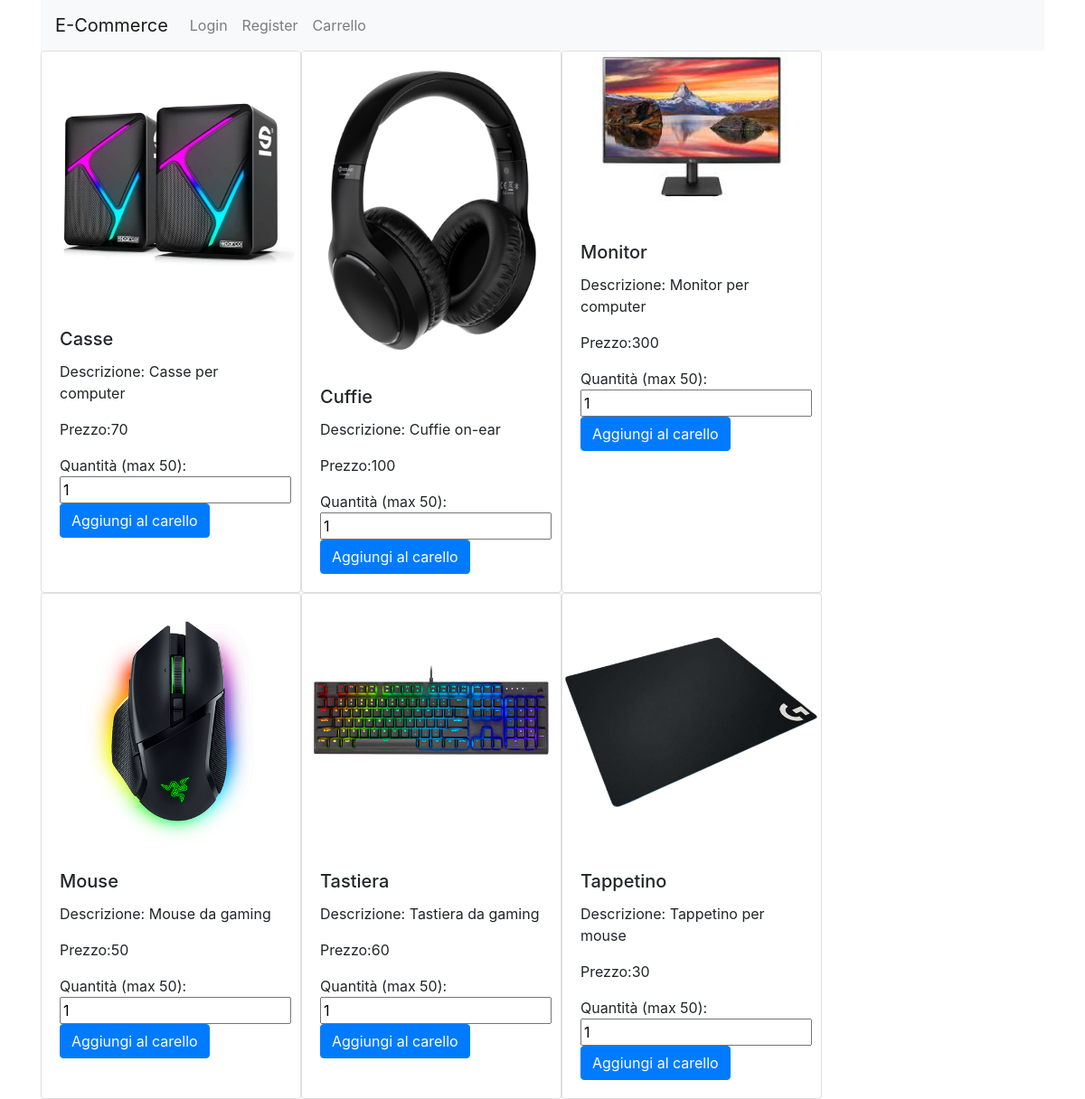
Before: / with the older database file.
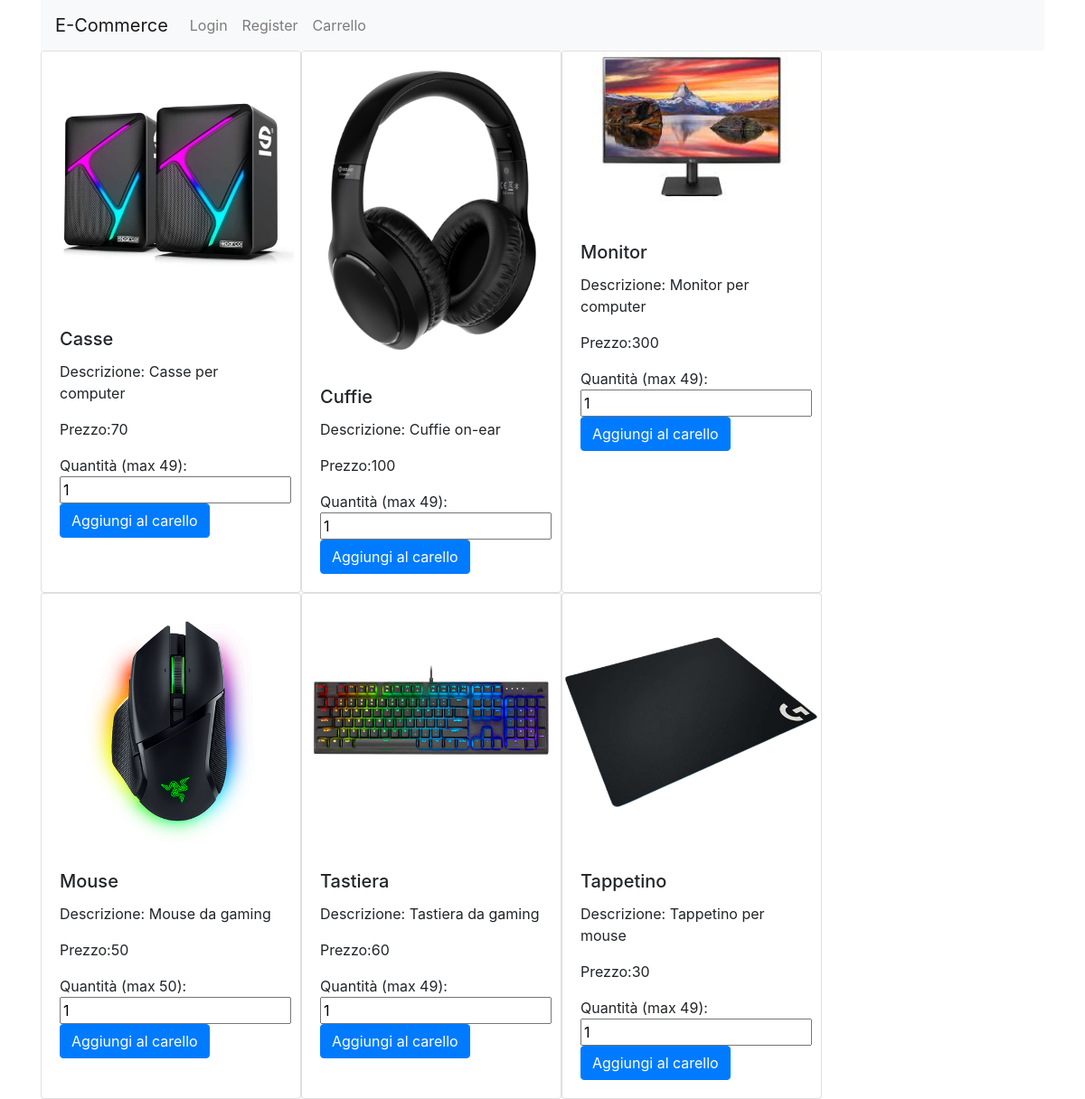
After: the same page with the newer database file.
### tables this page shows
CREATE TABLE `prodotto` (
  `ID` int(11) NOT NULL,
  `Nome` varchar(32) NOT NULL,
  `Descrizione` varchar(32) NOT NULL,
  `Quantita` int(11) NOT NULL,
  `Prezzo` int(11) NOT NULL,
  `DataAggiunta` date NOT NULL DEFAULT current_timestamp()
);

CREATE TABLE `foto` (
  `ID` int(11) NOT NULL,
  `Descrizione` varchar(32) NOT NULL,
  `Nome` varchar(32) NOT NULL,
  `Path` varchar(32) NOT NULL,
  `idProdotto` int(11) NOT NULL
);

### config.php (called while the page is built)
<?php
$prefix = "";

### item.php (the view)
<?php
class Item
{
    private $id;
    private $nome;
    private $descrizione;
    private $prezzo;
    private $quantita;
    private $fotoPath;
    public function __construct($id, $nome, $descrizione, $prezzo, $quantita, $fotoPath)
    {
        $this->id = $id;
        $this->nome = $nome;
        $this->descrizione = $descrizione;
        $this->prezzo = $prezzo;
        $this->quantita = $quantita;
        $this->fotoPath = $fotoPath;
    }
    public function getRender()
    {
        return '<div class="card" style="width: 18rem;">
                    <img src="img/' . $this->fotoPath . '" class="card-img-top" alt="...">
                    <div class="card-body">
                        <h5 class="card-title">' . $this->nome . '</h5>
                        <p class="card-text">Descrizione: ' . $this->descrizione . '</p>
                        <p class="card-text">Prezzo:' . $this->prezzo . '</p>
                        <form action="addProdotto.php" method="post">
                            <input type="hidden" name="idProdotto" value="' . $this->id . '">
                            Quantità (max ' . $this->quantita . '):
                            <input type="number" name="quantita" value="1" max="' . $this->quantita . '">
                            <button type="submit" class="btn btn-primary">Aggiungi al carello</button>
                        </form>
                    </div>
                </div>';
    }
}

### index.php (shortened to what this page needs)
<!DOCTYPE html>
<html lang="en">
<head>
    <link rel="stylesheet" href="https://stackpath.bootstrapcdn.com/bootstrap/4.5.2/css/bootstrap.min.css">
</head>
<body>
    <?php
    include_once 'navBar.php';
    $navBar = new navBar();
    $navBar->getRender();
    include_once 'galleria.php';
    $prodotti = Galleria::getProdotti();
    echo Galleria::render($prodotti);
    ?>
</body>
</html>

### navBar.php
<?php
class navBar
{
    function getRender()
    {
        echo '
        <div class="container">
            <nav class="navbar navbar-expand-lg navbar-light bg-light">
                <a class="navbar-brand" href="index.php">E-Commerce</a>
                <button class="navbar-toggler" type="button" data-toggle="collapse" data-target="#navbarNav"
                    aria-controls="navbarNav" aria-expanded="false" aria-label="Toggle navigation">
                    <span class="navbar-toggler-icon"></span>
                </button>
                <div class="collapse navbar-collapse ml-auto" id="navbarNav">
                <ul class="navbar-nav">';
        if (isset($_SESSION['username'])) {
            echo '<li class="nav-item">
                            <a class="nav-link" href="profile.php">' . $_SESSION['username'] . '</a>
                          </li>';
            echo '<li class="nav-item">
                            <a class="nav-link" href="logout.php">Logout</a>
                          </li>';
            if (isset($_SESSION['admin']) && $_SESSION['admin'] == 1) {
                echo '<li class="nav-item">
                            <a class="nav-link" href="admin.php">Pannello di controllo</a>
                          </li>';
            }
        } else {
            echo '<li class="nav-item">
                            <a class="nav-link" href="login.php">Login</a>
                          </li>
                          <li class="nav-item">
                            <a class="nav-link" href="register.php">Register</a>
                          </li>';
        }
        echo '
                        <li class="nav-item">
                        <a class="nav-link" href="carrello.php">Carrello</a>
                        </li>
                    </ul>
                </div>
            </nav>
        </div>';
    }
}
?>

### galleria.php
<?php
class Galleria{
    public static function getProdotti(){
        include 'connection.php';
        include 'item.php';
        include 'config.php';
        $query = "SELECT * FROM ".$prefix."prodotto";
        $result1 = $conn->query($query);
        $prodotti = array();
        while($row = $result1->fetch_assoc()){
            $query = "SELECT Path FROM ".$prefix."foto WHERE idProdotto = ".$row['ID'];
            $result2 = $conn->query($query);
            $foto = $result2->fetch_assoc();
            $prodotti[] = new Item($row['ID'], $row['Nome'], $row['Descrizione'], $row['Prezzo'], $row['Quantita'], $foto['Path']);
        }
        return $prodotti;
    }
    public static function render($prodotti){
        $html = '<div class="container" style="display: flex; flex-wrap: wrap;">';
        foreach($prodotti as $prodotto){
            $html .= $prodotto->getRender();
        }
        $html .= '</div>';
        return $html;
    }
}
?>

Changed rows visible on the page:
changed prodotto "Casse": Quantita "50" → "49"
changed prodotto "Cuffie": Quantita "50" → "49"
changed prodotto "Monitor": Quantita "50" → "49"
changed prodotto "Tastiera": Quantita "50" → "49"
changed prodotto "Tappetino": Quantita "50" → "49"
